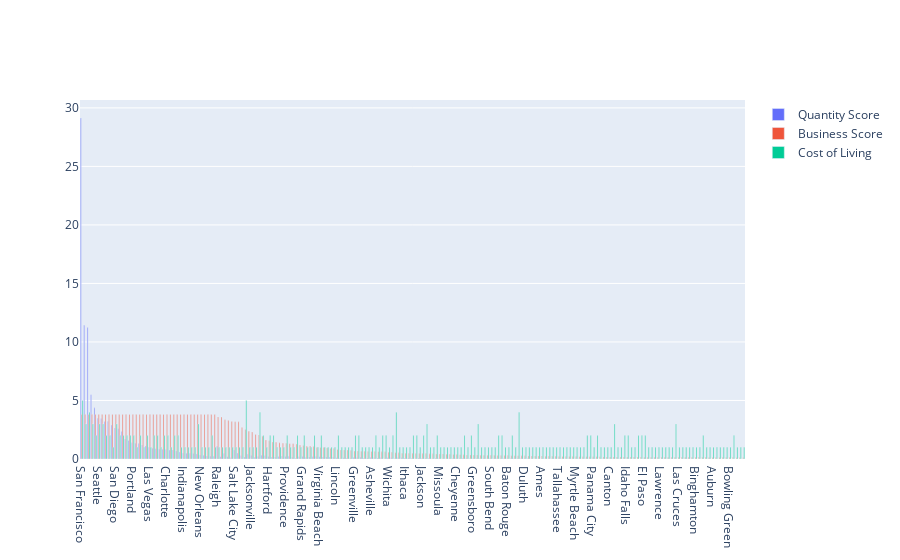

The cell this chart's notebook holds for it:
### Code cell
bscol_sort = k_df2.sort_values(by=['Business Score','Quantity score'],ascending = False)
fig=go.Figure(data=[ 
    go.Bar(name='Quantity Score',x=bscol_sort['City'],y=bscol_sort['Quantity score']),
    go.Bar(name='Business Score',x=bscol_sort['City'],y=bscol_sort['Business Score']),
    go.Bar(name='Cost of Living',x=bscol_sort['City'],y=k_df2['Bucket'])

])
fig.update_layout(barmode='group')
fig.show()

### Figure 1 — Plotly figure (JSON) as saved in the notebook; plotly's stock layout.template omitted (floating-point values rounded to 4 significant figures; data arrays with more than 128 entries replaced by an {"elided": "..."} marker saying what was removed)
{"data": [{"name": "Quantity Score", "type": "bar", "x": {"elided": "195 str values"}, "y": {"elided": "195 float values"}}, {"name": "Business Score", "type": "bar", "x": {"elided": "195 str values"}, "y": {"elided": "195 float values"}}, {"name": "Cost of Living", "type": "bar", "x": {"elided": "195 str values"}, "y": {"elided": "195 int values"}}], "layout": {"barmode": "group"}}
